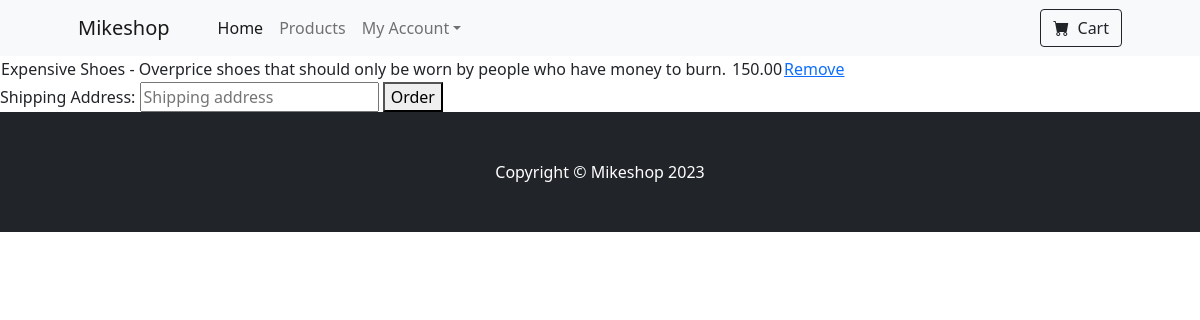
Page /order/ (signed in) on the committed database.
### mikeshop/models.py (models this page shows, shortened)
class BasketItem(models.Model):
    id = models.AutoField(primary_key=True)
    basket_id = models.ForeignKey(Basket, on_delete=models.CASCADE)
    product_id = models.ForeignKey(Product, on_delete=models.CASCADE)
    item_quantity = models.IntegerField(default=1)
    def item_price(self):
	    return self.product_id.price * self.item_quantity

class Product(models.Model):
    id = models.AutoField(primary_key=True),
    name = models.CharField(max_length=200, null=False)
    description = models.TextField(null = False)
    price = models.DecimalField(max_digits=6, decimal_places=2, default=0.0)
    product_image = models.FileField(upload_to='products')

### mikeshop/views.py (the view)
# urls.py: path('order/', views.order, name='order'),
@login_required
def order(request):
    user = request.user
    basket = Basket.objects.filter(user_id=user, is_active=True).first()
    if not basket:
        return redirect("/")
    sbi = BasketItem.objects.filter(basket_id=basket)
    if not sbi.exists():
        return redirect("/")
    if request.method == "POST":
        form = OrderForm(request.POST)
        if form.is_valid():
            order = form.save(commit=False)
            order.user_id = user
            order.basket_id = basket
            total = sum(item.item_price() for item in sbi)
            order.total_price = Decimal(total)
            order.save()
            basket.is_active = False
            basket.save()
            return render(request, 'ordercomplete.html', {'order': order, 'basket': basket, 'sbi': sbi})
    else:
        form = OrderForm()
    return render(request, 'orderform.html', {'form': form, 'basket': basket, 'sbi': sbi})

### mikeshop/forms.py
class OrderForm(ModelForm):
    shipping_addr = forms.CharField(label="Shipping Address",widget=forms.TextInput(attrs={'class': "aesthetic-windows-95-text-input", 'placeholder': 'Shipping address', 'id': 'ship-addr'}))
    class Meta:
        model = Order
        fields = ['shipping_addr']

### mikeshop/templates/orderform.html (shortened to what this page needs)
{% extends 'base.html' %}
{% block content %}
    <table>
        <tbody>
            {% for item in sbi %}
            <tr>
                <td>{{item.product_id.name}} - {{item.product_id.description }}</td>
                <td><img src="{{item.product_id.image.url}}" /> </td>
                <td>{{item.quantity}}</td>
                <td>{{ item.item_price }}</td>
                <td><a href="/removeitem/{{item.id}}">Remove</a> </td>
            </tr>
            {% endfor %}
        </tbody>
    </table>
<form method="POST", action=".">
    {{ form.as_table }}
    <button type="submit">Order</button>
</form>
{% endblock %}

### rows in the picture
BasketItem: product_id.name "Expensive Shoes", product_id.description "Overprice shoes that should only be worn by people who have money to burn.", item_price "150.00"
